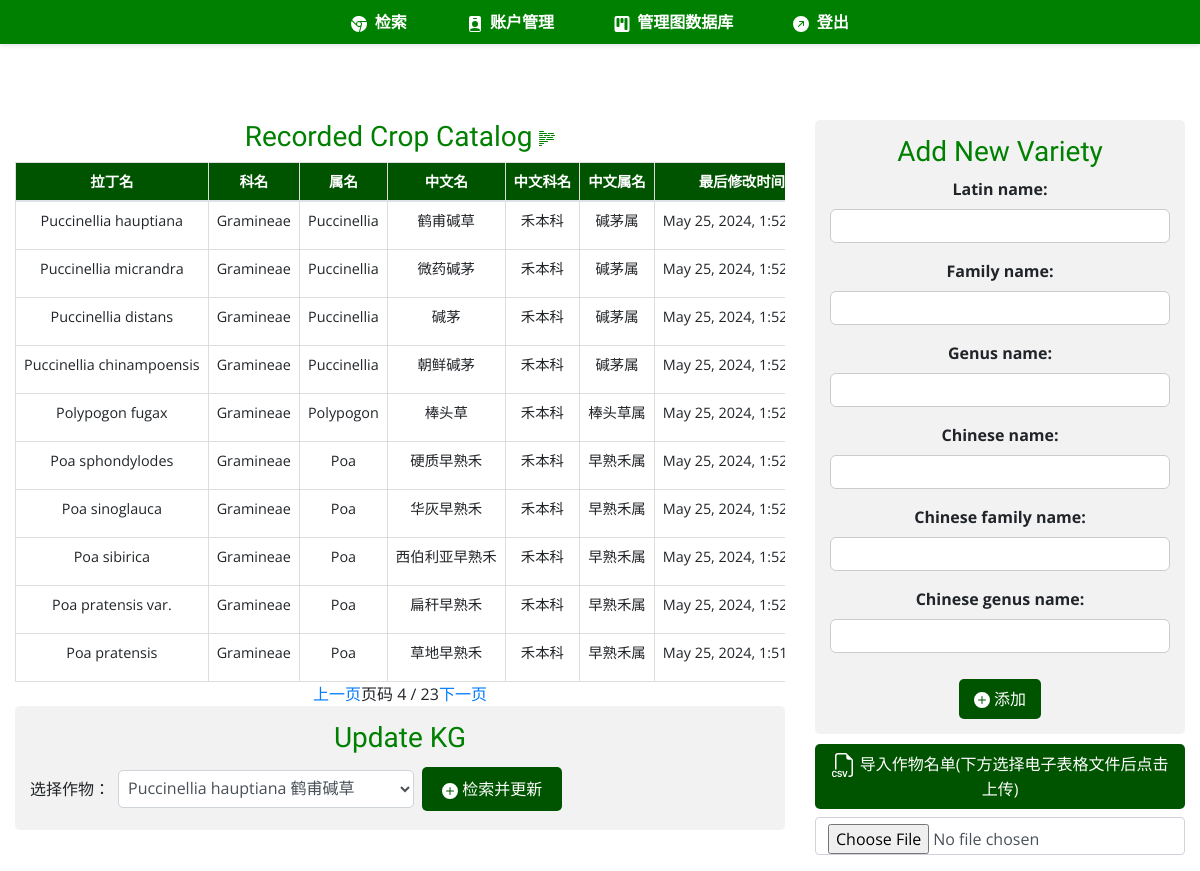
/neo4j_manage/?page=4 (signed in), run on the app's committed database.
### neo4j_manage/models.py (models this page shows)
class Crop(models.Model):
    SYNC_CHOICES = (
        ("Y", "Yes"),
        ("N", "No"),
    )
    latin_name = models.CharField(max_length=255, unique=True)
    family_name = models.CharField(max_length=255)
    genus_name = models.CharField(max_length=255)
    chinese_name = models.CharField(max_length=255)
    chinese_family_name = models.CharField(max_length=255)
    chinese_genus_name = models.CharField(max_length=255)
    last_modified = models.DateTimeField(auto_now=True)
    is_synced = models.CharField(max_length=1, choices=SYNC_CHOICES, default="N")
    def __str__(self):
        return f"{self.latin_name} - {self.last_modified.strftime('%Y-%m-%d %H:%M:%S')}"

### neo4j_manage/views.py (the view, shortened to what this page needs)
# urls.py: path("", CropView.as_view(), name="neo4j-manage"),
class CropView(LoginRequiredMixin, Neo4jManagerMixin, View):
    template_name = "neo4j_manage/neo4j_manage.html"
    paginate_by = 10
    def get(self, request, *args, **kwargs):
        crop_list = Crop.objects.order_by("-last_modified")
        print(crop_list)
        paginator = Paginator(crop_list, self.paginate_by)
        print(paginator)
        page_number = request.GET.get("page")
        page_obj = paginator.get_page(page_number)
        print(page_obj)
        form = CropForm()
        return render(request, self.template_name, {"form": form, "page_obj": page_obj})

### neo4j_manage/forms.py
class CropForm(forms.ModelForm):
    class Meta:
        model = Crop
        fields = [
            "latin_name",
            "family_name",
            "genus_name",
            "chinese_name",
            "chinese_family_name",
            "chinese_genus_name",
        ]

### accounts/templatetags/custom_tags.py (called while the page is built)
@register.filter(name="has_group")
def has_group(user, group_name):
    return user.groups.filter(name=group_name).exists()

### neo4j_manage/views.py (called while the page is built)
def is_neo4j_manager(user):
    return user.groups.filter(name="neo4j_manager").exists()

    def test_func(self):
        return is_neo4j_manager(self.request.user)

### neo4j_manage/templates/neo4j_manage/neo4j_manage.html (shortened to what this page needs)
{% extends "base.html" %}
{% load static %}
{% block css_files %}
    <link rel="stylesheet" href="https://stackpath.bootstrapcdn.com/bootstrap/4.5.2/css/bootstrap.min.css">
    <link rel="stylesheet" href="{% static 'css/app.css' %}">
    <link rel="stylesheet" href="{% static 'neo4j_manage/css/list_style.css' %}">
{% endblock %}
{% block content %}
    <div class="container-fluid mt-4">
        <div class="row">
            <div class="col-md-8 d-flex flex-column justify-content-start">
            <h3>
                Recorded Crop Catalog
            </h3>
                <div class="table-responsive">
                    <table class="table table-hover">
                        <thead>
                            <tr>
                                <th scope="col">拉丁名</th>
                                <th scope="col">科名</th>
                                <th scope="col">属名</th>
                                <th scope="col">中文名</th>
                                <th scope="col">中文科名</th>
                                <th scope="col">中文属名</th>
                                <th scope="col">最后修改时间</th>
                            </tr>
                        </thead>
                        <tbody>
                            {% for crop in page_obj %}
                                <tr>
                                    <td>{{ crop.latin_name }}</td>
                                    <td>{{ crop.family_name }}</td>
                                    <td>{{ crop.genus_name }}</td>
                                    <td>{{ crop.chinese_name }}</td>
                                    <td>{{ crop.chinese_family_name }}</td>
                                    <td>{{ crop.chinese_genus_name }}</td>
                                    <td>{{ crop.last_modified }}</td>
                                </tr>
                            {% endfor %}
                        </tbody>
                    </table>
                </div>
                <div class="w-100 d-flex justify-content-center">
                    <div class="pagination">
                        {% if page_obj.has_previous %}
                            <a href="?page={{ page_obj.previous_page_number }}">上一页</a>
                        {% endif %}
                        <span>页码 {{ page_obj.number }} / {{ page_obj.paginator.num_pages }}</span>
                        {% if page_obj.has_next %}
                            <a href="?page={{ page_obj.next_page_number }}">下一页</a>
                        {% endif %}
                    </div>
                </div>
                <div class="form-section">
                    <h3>Update KG</h3>
                    <form method="post" id="update-form" class="form-inline">
                        <label for="crop-select" class="my-1 mr-2">选择作物：</label>
                        <select name="crop_name" id="crop-select" class="form-control my-1 mr-sm-2">
                            {% for crop in page_obj %}
                                <option value='{"latin_name": "{{ crop.latin_name }}", "chinese_name": "{{ crop.chinese_name }}"}'>{{ crop.latin_name }} {{ crop.chinese_name }}</option>
                            {% endfor %}
                        </select>
                        <button type="button" class="btn btn-primary my-1" onclick="retrieveDataAndShowModal()">
                            <svg xmlns="http://www.w3.org/2000/svg" width="16" height="16" fill="currentColor" class="bi bi-plus-circle-fill" viewBox="0 0 16 16">
                                <path d="M16 8A8 8 0 1 1 0 8a8 8 0 0 1 16 0M8.5 4.5a.5.5 0 0 0-1 0v3h-3a.5.5 0 0 0 0 1h3v3a.5.5 0 0 0 1 0v-3h3a.5.5 0 0 0 0-1h-3z"/>
                            </svg>
                            检索并更新
                        </button>
                    </form>
                </div>
            </div>
            <div class="col-md-4">
                <div class="form-section">
                <h3>Add New Variety</h3>
                    <form id="addNewCrop" method="post" action="{% url 'neo4j-manage' %}">
                        {% for field in form %}
                            <div class="formcontrol {% if field.errors %}invalid{% endif %}">
                                {{ field.label_tag }}
                                {{ field }}
                            </div>
                        {% endfor %}
                        <button type="submit" class="btn btn-primary">
                            <svg xmlns="http://www.w3.org/2000/svg" width="16" height="16" fill="currentColor" class="bi bi-plus-circle-fill" viewBox="0 0 16 16">
                              <path d="M16 8A8 8 0 1 1 0 8a8 8 0 0 1 16 0M8.5 4.5a.5.5 0 0 0-1 0v3h-3a.5.5 0 0 0 0 1h3v3a.5.5 0 0 0 1 0v-3h3a.5.5 0 0 0 0-1h-3z"/>
                            </svg>
                            添加
                        </button>
                    </form>
                </div>
                <form id="uploadFile" method="post" action='{% url "upload-crop-file" %}', enctype="multipart/form-data" style="display: flex; flex-direction: column;">
                    <div style="padding-bottom: 0.5em">
                        <button type="submit" class="btn btn-primary" title="只允许上传.csv, .xls, .xlsx等电子表格文件，请先选择文件，核对后再操作">
                            导入作物名单(下方选择电子表格文件后点击上传)
                        </button>
                    </div>
                    <div class="input-group mb-3">
                        <input type="file" class="form-control" id="customFile" name="file" accept=".csv, application/vnd.openxmlformats-officedocument.spreadsheetml.sheet, application/vnd.ms-excel">
                    </div>
                </form>
            </div>
        </div>
    </div>
{% endblock %}

### static/css/app.css (style rules this page uses)
* { box-sizing: border-box; }
button { background-color: #008000; color: #FFFFFF; padding: 10px 20px; border: none; border-radius: 5px; cursor: pointer; }
html { font-family: 'Open Sans', sans-serif; }
body { margin: 0; font-family: 'Open Sans', Arial, sans-serif; }
h1, h2, h3 { font-family: 'Kalnia', Arial, sans-serif; color: #008000; }
.btn-primary { padding: 10px 20px; border: none; border-radius: 5px; background-color: #005400; border-color: #003d33; }

### neo4j_manage/static/neo4j_manage/css/list_style.css (style rules this page uses)
.table { font-size: 0.9rem; width: 100%; margin: auto; border-collapse: collapse; }
.table th, .table td { border: 1px solid #ddd; padding: 8px; text-align: center; white-space: nowrap; }
.table thead th { background-color: #005400; color: white; }
.pagination { justify-content: center; }
.form-section { background-color: #f2f2f2; padding: 15px; border-radius: 5px; }
.form-section label { display: block; margin-bottom: 5px; }
.form-section select { padding: 5px; border-radius: 5px; }
.col-md-4 button { color: white; border: none; padding: 8px 15px; margin-top: 10px; border-radius: 5px; }
.formcontrol { margin-bottom: 1rem; }
.formcontrol label { font-weight: bold; margin-bottom: 0.5rem; display: block; }
.formcontrol input, .formcontrol textarea { display: block; width: 100%; font: inherit; padding: 0.25rem; border-radius: 6px; border: 1px solid #ccc; }

### data on the page
Crop: latin_name "Puccinellia hauptiana", family_name "Gramineae", genus_name "Puccinellia", chinese_name "鹤甫碱草", chinese_family_name "禾本科", chinese_genus_name "碱茅属", last_modified "May 25, 2024,…"
Crop: latin_name "Puccinellia micrandra", family_name "Gramineae", genus_name "Puccinellia", chinese_name "微药碱茅", chinese_family_name "禾本科", chinese_genus_name "碱茅属", last_modified "May 25, 2024,…"
Crop: latin_name "Puccinellia distans", family_name "Gramineae", genus_name "Puccinellia", chinese_name "碱茅", chinese_family_name "禾本科", chinese_genus_name "碱茅属", last_modified "May 25, 2024,…"
Crop: latin_name "Puccinellia chinampoensis", family_name "Gramineae", genus_name "Puccinellia", chinese_name "朝鲜碱茅", chinese_family_name "禾本科", chinese_genus_name "碱茅属", last_modified "May 25, 2024,…"
Crop: latin_name "Polypogon fugax", family_name "Gramineae", genus_name "Polypogon", chinese_name "棒头草", chinese_family_name "禾本科", chinese_genus_name "棒头草属", last_modified "May 25, 2024,…"
Crop: latin_name "Poa sphondylodes", family_name "Gramineae", genus_name "Poa", chinese_name "硬质早熟禾", chinese_family_name "禾本科", chinese_genus_name "早熟禾属", last_modified "May 25, 2024,…"
Crop: latin_name "Poa sinoglauca", family_name "Gramineae", genus_name "Poa", chinese_name "华灰早熟禾", chinese_family_name "禾本科", chinese_genus_name "早熟禾属", last_modified "May 25, 2024,…"
Crop: latin_name "Poa sibirica", family_name "Gramineae", genus_name "Poa", chinese_name "西伯利亚早熟禾", chinese_family_name "禾本科", chinese_genus_name "早熟禾属", last_modified "May 25, 2024,…"
Crop: latin_name "Poa pratensis var.", family_name "Gramineae", genus_name "Poa", chinese_name "扁秆早熟禾", chinese_family_name "禾本科", chinese_genus_name "早熟禾属", last_modified "May 25, 2024,…"
Crop: latin_name "Poa pratensis", family_name "Gramineae", genus_name "Poa", chinese_name "草地早熟禾", chinese_family_name "禾本科", chinese_genus_name "早熟禾属", last_modified "May 25, 2024,…"

### other printed values
{{ page_obj.number }} "4"
{{ page_obj.paginator.num_pages }} "23"
{{ field.label_tag }} "Latin name:" "Family name:" "Genus name:" "Chinese name:" "Chinese family name:" "Chinese genus name:"
form field crop_name "Puccinellia hauptiana 鹤甫碱草"
